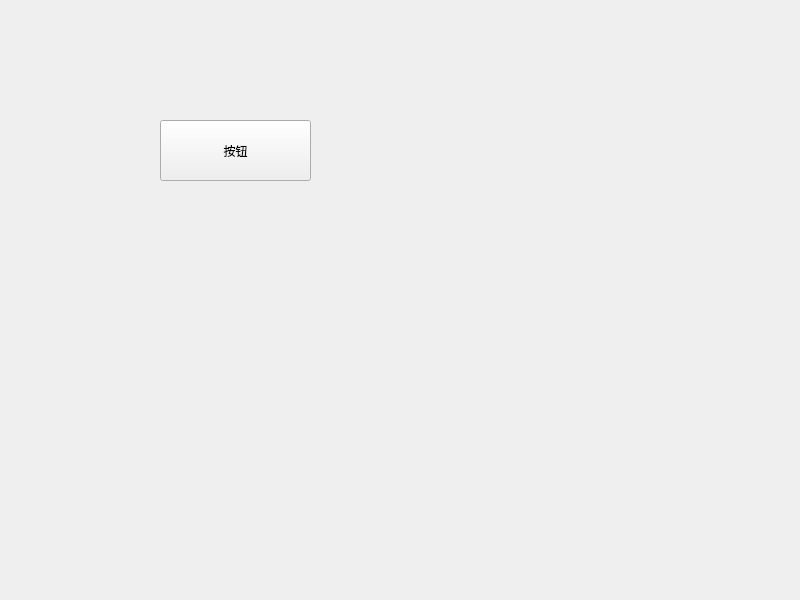
<?xml version="1.0" encoding="UTF-8"?>
<ui version="4.0">
 <class>Widget</class>
 <widget class="QWidget" name="Widget">
  <property name="geometry">
   <rect>
    <x>0</x>
    <y>0</y>
    <width>800</width>
    <height>600</height>
   </rect>
  </property>
  <property name="windowTitle">
   <string>Widget</string>
  </property>
  <widget class="QPushButton" name="pushButton">
   <property name="geometry">
    <rect>
     <x>160</x>
     <y>120</y>
     <width>151</width>
     <height>61</height>
    </rect>
   </property>
   <property name="text">
    <string>按钮</string>
   </property>
  </widget>
 </widget>
 <resources/>
 <connections/>
</ui>
